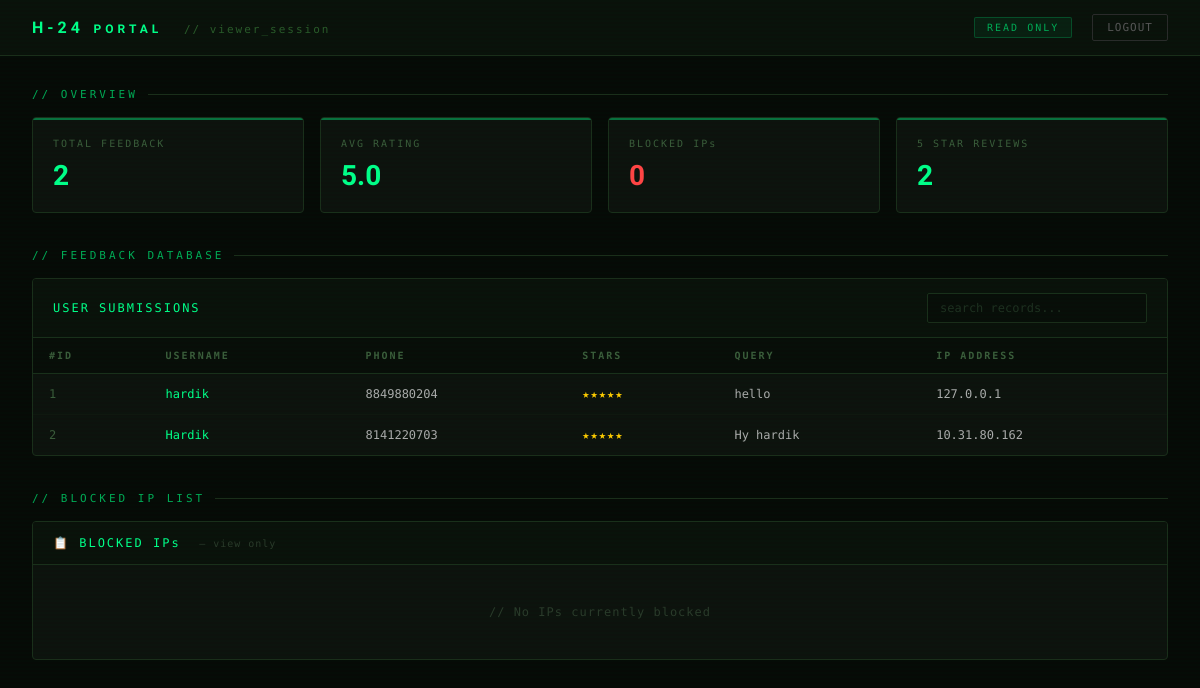
Page /viewer_dashboard (signed in) on the earlier database version.
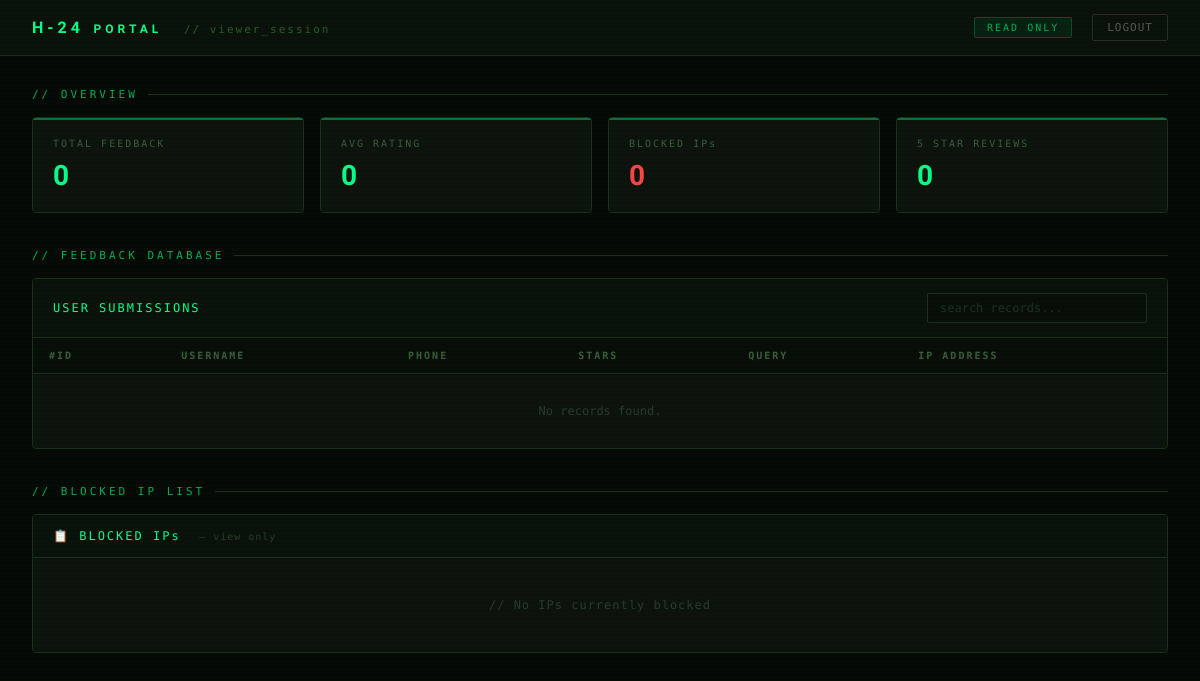
Same page on the later database version.
### app.py (models this page shows)
class Feedback(db.Model):
    id = db.Column(db.Integer, primary_key=True)
    username = db.Column(db.String(50), nullable=False)
    phone = db.Column(db.String(12), nullable=False)
    stars = db.Column(db.Integer, nullable=False)
    query = db.Column(db.Text, nullable=False)
    ip_address = db.Column(db.String(50), nullable=False)

### app.py (the view)
@app.route('/viewer_dashboard')
def viewer_dashboard():
    if not session.get('viewer_logged_in'):
        return redirect(url_for('viewer_login'))
    data     = db.session.query(Feedback).all()
    blocked  = db.session.query(BlockedIP).all()
    return render_template("viewer_dashboard.html", data=data, blocked=blocked)

### app.py (called while the page is built)
@app.before_request
def check_blocked_ip():
    user_ip = request.remote_addr
    if request.headers.getlist("X-Forwarded-For"):
        user_ip = request.headers.getlist("X-Forwarded-For")[0].split(',')[0]
    allowed_routes = ['viewer_login', 'admin_login', 'static']
    if request.endpoint in allowed_routes:
        return
    blocked = db.session.query(BlockedIP).filter_by(ip_address=user_ip).first()
    if blocked:
        return render_template("blocked.html", ip=user_ip), 403

@app.after_request
def add_security_headers(response):
     response.headers["X-Frame-Options"] = "SAMEORIGIN"
     response.headers['Content-Security-Policy'] = "frame-ancestors 'self'"
     return response

### templates/viewer_dashboard.html (shortened to what this page needs)
<!DOCTYPE html>
<html lang="en">
<head>
</head>
<body>
<nav>
  <div>
    <span class="nav-brand">H-24</span>
    <span class="nav-brand" style="font-size:12px">PORTAL</span>
    <span style="color:#2a5a2a;font-size:11px;letter-spacing:2px;margin-left:12px">// viewer_session</span>
  </div>
  <div class="nav-right">
    <span class="access-badge">READ ONLY</span>
    <a href="/viewer_logout" class="logout-btn">LOGOUT</a>
  </div>
</nav>
<main>
  <p class="section-title">// OVERVIEW</p>
  <div class="stats">
    <div class="stat-card">
      <p class="stat-label">TOTAL FEEDBACK</p>
      <p class="stat-value">{{ data|length }}</p>
    </div>
    <div class="stat-card">
      <p class="stat-label">AVG RATING</p>
      <p class="stat-value">
        {% if data %}
          {{ (data | sum(attribute='stars') / data|length) | round(1) }}
        {% else %}0{% endif %}
      </p>
    </div>
    <div class="stat-card">
      <p class="stat-label">BLOCKED IPs</p>
      <p class="stat-value" style="color:var(--red)">{{ blocked|length }}</p>
    </div>
    <div class="stat-card">
      <p class="stat-label">5 STAR REVIEWS</p>
      <p class="stat-value">{{ data | selectattr('stars', 'equalto', 5) | list | length }}</p>
    </div>
  </div>
  <p class="section-title">// FEEDBACK DATABASE</p>
  <div class="table-wrap">
    <div class="table-header">
      <span class="table-title">USER SUBMISSIONS</span>
      <input class="search-box" type="text" id="searchInput" placeholder="search records..."/>
    </div>
    <div style="overflow-x:auto">
      <table id="feedbackTable">
        <thead>
          <tr>
            <th>#ID</th>
            <th>USERNAME</th>
            <th>PHONE</th>
            <th>STARS</th>
            <th>QUERY</th>
            <th>IP ADDRESS</th>
          </tr>
        </thead>
        <tbody>
          {% for row in data %}
          <tr>
            <td style="color:#3a5c3a">{{ row.id }}</td>
            <td style="color:var(--green)">{{ row.username }}</td>
            <td>{{ row.phone }}</td>
            <td class="stars">
              {% for i in range(row.stars) %}★{% endfor %}{% for i in range(5 - row.stars) %}<span style="color:#1e3020">★</span>{% endfor %}
            </td>
            <td style="max-width:280px;word-break:break-word">{{ row.query }}</td>
            <td>
              <div class="ip-cell">
                <span>{{ row.ip_address }}</span>
              </div>
            </td>
          </tr>
          {% else %}
          <tr><td colspan="6" style="text-align:center;color:#2a3a2a;padding:30px">No records found.</td></tr>
          {% endfor %}
        </tbody>
      </table>
    </div>
  </div>
  <p class="section-title">// BLOCKED IP LIST</p>
  <div class="ip-section">
    <div class="ip-card">
      <div class="ip-card-header">
        <p class="ip-card-title list">📋 BLOCKED IPs &nbsp;<span style="color:#2a3a2a;font-size:10px;letter-spacing:1px">— view only</span></p>
      </div>
      <div class="ip-card-body">
        {%- if blocked %}
        <ul class="blocked-list">
          {%- for b in blocked %}
          <li class="blocked-item">
            <div>
              <p class="blocked-ip-text">{{ b.ip_address }}</p>
              <p class="blocked-reason">{{ b.reason or 'No reason given' }}</p>
            </div>
            <span style="color:#2a3a2a;font-size:10px;letter-spacing:2px;border:1px solid #2a3a2a;padding:3px 8px;border-radius:2px">BLOCKED</span>
          </li>
          {%- endfor %}
        </ul>
        {%- else %}
        <p class="empty-state">// No IPs currently blocked</p>
        {%- endif %}
      </div>
    </div>
  </div>
</main>
</body>
</html>

### templates/viewer_dashboard.html (style rules this page uses)
:root { --green: #00ff88; --dim: #00aa55; --bg: #060a06; --card: #0d120d; --border: #1a2e1a; --red: #ff4444; --yellow: #ffcc00; --text: #aaaaaa; }
*, *::before, *::after { box-sizing: border-box; margin: 0; padding: 0; }
body { background: var(--bg); font-family: 'Share Tech Mono', monospace; min-height: 100vh; color: var(--text); }
body::before { content: ''; position: fixed; inset: 0; background: repeating-linear-gradient( 0deg, transparent, transparent 2px, rgba(0,255,136,0.012) 2px, rgba(0,255,136,0.012) 4px ); pointer-events: none; z-index: 999; }
nav { background: #0a110a; border-bottom: 1px solid var(--border); padding: 14px 32px; display: flex; align-items: center; justify-content: space-between; position: sticky; top: 0; z-index: 100; }
.nav-brand { font-family: 'Orbitron', monospace; color: var(--green); font-size: 16px; font-weight: 900; letter-spacing: 4px; }
.nav-right { display: flex; align-items: center; gap: 20px; }
.access-badge { background: rgba(0,255,136,0.06); border: 1px solid rgba(0,255,136,0.2); color: var(--dim); font-size: 10px; padding: 4px 12px; border-radius: 2px; letter-spacing: 2px; }
.logout-btn { background: transparent; border: 1px solid #2a2a2a; color: #555; font-family: 'Share Tech Mono', monospace; font-size: 11px; padding: 6px 14px; cursor: pointer; letter-spacing: 1px; border-radius: 2px; text-decoration: none; transition: all 0.2s; }
main { padding: 32px; max-width: 1200px; margin: 0 auto; }
.section-title { color: var(--dim); font-size: 11px; letter-spacing: 3px; margin-bottom: 16px; display: flex; align-items: center; gap: 10px; }
.section-title::after { content: ''; flex: 1; height: 1px; background: var(--border); }
.stats { display: grid; grid-template-columns: repeat(auto-fit, minmax(180px, 1fr)); gap: 16px; margin-bottom: 36px; }
.stat-card { background: var(--card); border: 1px solid var(--border); border-radius: 4px; padding: 20px; position: relative; overflow: hidden; }
.stat-card::before { content: ''; position: absolute; top: 0; left: 0; right: 0; height: 2px; background: var(--green); opacity: 0.4; }
.stat-label { color: #3a5c3a; font-size: 10px; letter-spacing: 2px; margin-bottom: 10px; }
.stat-value { font-family: 'Orbitron', monospace; color: var(--green); font-size: 28px; font-weight: 700; }
.table-wrap { background: var(--card); border: 1px solid var(--border); border-radius: 4px; overflow: hidden; margin-bottom: 36px; }
.table-header { background: #0a110a; border-bottom: 1px solid var(--border); padding: 14px 20px; display: flex; align-items: center; justify-content: space-between; }
.table-title { color: var(--green); font-size: 12px; letter-spacing: 2px; }
.search-box { background: #080d08; border: 1px solid var(--border); color: var(--green); font-family: 'Share Tech Mono', monospace; font-size: 12px; padding: 7px 12px; border-radius: 2px; outline: none; width: 220px; transition: border-color 0.2s; }
.search-box::placeholder { color: #1e3020; }
table { width: 100%; border-collapse: collapse; }
th { background: #080d08; color: #3a5c3a; font-size: 10px; letter-spacing: 2px; padding: 12px 16px; text-align: left; border-bottom: 1px solid var(--border); }
td { padding: 13px 16px; font-size: 12px; border-bottom: 1px solid #0f180f; color: var(--text); vertical-align: middle; }
tr:last-child td { border-bottom: none; }
.ip-section { display: grid; grid-template-columns: 1fr; gap: 20px; }
.ip-card { background: var(--card); border: 1px solid var(--border); border-radius: 4px; overflow: hidden; }
.ip-card-header { background: #0a110a; border-bottom: 1px solid var(--border); padding: 14px 20px; }
.ip-card-title { font-size: 12px; letter-spacing: 2px; }
.ip-card-title.list { color: var(--green); }
.ip-card-body { padding: 20px; }
.empty-state { color: #2a3a2a; font-size: 12px; text-align: center; padding: 20px 0; letter-spacing: 1px; }

Differences in the rows shown:
removed Feedback: id "1", username "hardik", phone "8849880204", stars 5 (drawn), query "hello", ip_address "127.0.0.1"
removed Feedback: id "2", username "Hardik", phone "8141220703", stars 5 (drawn), query "Hy hardik", ip_address "10.31.80.162"
Other differences:
{{ data|length }}: "2" → "0"
{{ data | selectattr('stars', 'equalto', 5) | list | length }}: "2" → "0"
{{ (data | sum(attribute='stars') / data|length) | round(1) }}: "5.0" → (not shown)
text now shown: "0 No records found."
